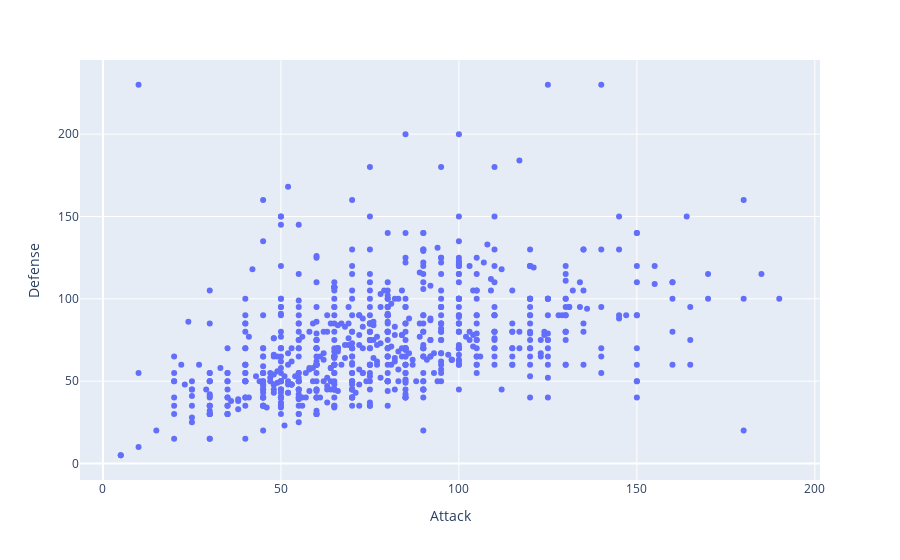

Notebook source saved alongside this figure:
### Code cell
px.scatter( data_frame=pokemon, x = 'Attack', y = 'Defense' )

### Figure 1 — Plotly figure (JSON) as saved in the notebook; plotly's stock layout.template omitted (floating-point values rounded to 4 significant figures; data arrays with more than 128 entries replaced by an {"elided": "..."} marker saying what was removed)
{"data": [{"hovertemplate": "Attack=%{x}<br>Defense=%{y}<extra></extra>", "legendgroup": "", "marker": {"color": "#636efa", "symbol": "circle"}, "mode": "markers", "name": "", "orientation": "v", "showlegend": false, "type": "scatter", "x": {"elided": "800 int values"}, "xaxis": "x", "y": {"elided": "800 int values"}, "yaxis": "y"}], "layout": {"legend": {"tracegroupgap": 0}, "margin": {"t": 60}, "xaxis": {"anchor": "y", "domain": [0, 1], "title": {"text": "Attack"}}, "yaxis": {"anchor": "x", "domain": [0, 1], "title": {"text": "Defense"}}}}
